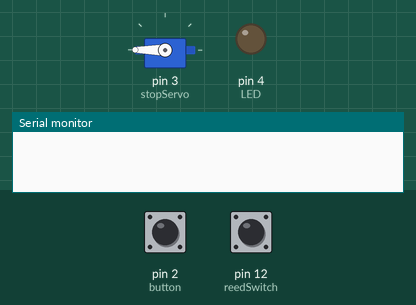
Bench run of a sketch on a simulated Arduino Uno, built with avr-gcc and run on an emulated ATmega328P. On the bench: servo, output pins drawn as LEDs (lit = HIGH), the last lines printed to the serial monitor. Inputs (shaded band) come from the test bench; at power-on: pin 12 (reedSwitch) HIGH, pin 2 (button) HIGH.

Above: at 1.2 s.
1.3 s: pin 12 (reedSwitch) pulled LOW for 0.15 s
At 1.37 s:
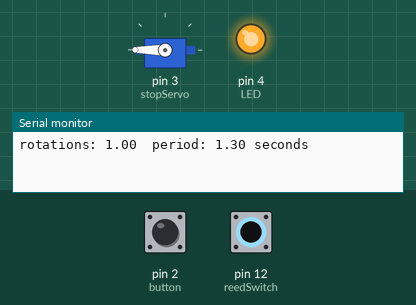
4.4 s: pin 12 (reedSwitch) pulled LOW for 3.2 s
At 20.5 s:
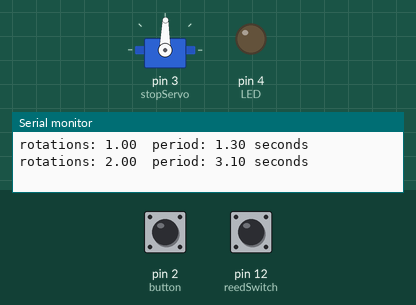
Timing chart, 0 to 21.5 s (numbered marks = the images above; inputs shaded):
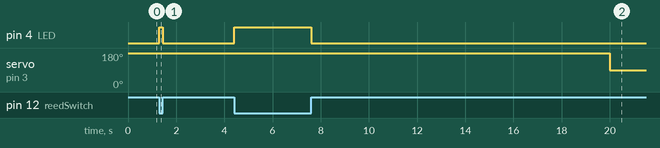

Measured:
- after the input at 1.3 s, pin 4 (LED): LOW → HIGH at once, → LOW 0.15 s later
- after the input at 4.4 s, pin 4 (LED): LOW → HIGH at once, → LOW 3.2 s later; servo on pin 3 (stopServo): 180° → 89° after 15.6 s

The sketch:

Gravitron.ino
```cpp
#include <Servo.h>
#include <Wire.h>

const int reedSwitch = 12;
const int LED = 4;
const int button = 2;

int incomingData;
float rotations = 0;
float rotationPeriod;

unsigned long startMillis = 0;

boolean switchPrevOn = false;

Servo stopServo;

void setup() {

  pinMode(reedSwitch, INPUT_PULLUP);
  pinMode(LED, OUTPUT);
  pinMode(button, INPUT_PULLUP);
  stopServo.attach(3);
  Serial.begin(9600);
  stopServo.write(180);

}

void loop() {

  char buffer[] = {' ', ' ', ' ', ' ', ' '};

  if (Serial.available() > 0){
    Serial.readBytesUntil('\n', buffer, 5);
    incomingData = atoi(buffer);
    Serial.println(incomingData);
  }
  if (digitalRead(reedSwitch) == LOW && switchPrevOn == false){
    digitalWrite(LED, HIGH);
    rotations += 1;
    rotationPeriod = millis() - startMillis;
    rotationPeriod /= 1000;
    startMillis = millis();

    Serial.print("rotations: ");
    Serial.print(rotations);
    Serial.print("  period: ");
    Serial.print(rotationPeriod);
    Serial.println(" seconds");

    switchPrevOn = true;
  }
  else if (digitalRead(reedSwitch) == HIGH && switchPrevOn == true){
    digitalWrite(LED, LOW);
    switchPrevOn = false;
  }

  if (rotationPeriod > 1.5 && millis() > 20000){
    stopServo.write(89); //write 89 because it jitters at 90
    delay(15);
  }
  else {
    stopServo.write(180);
  }
  while (digitalRead(button) == LOW){
    stopServo.write(180);
    delay(15);
  }
}
```
